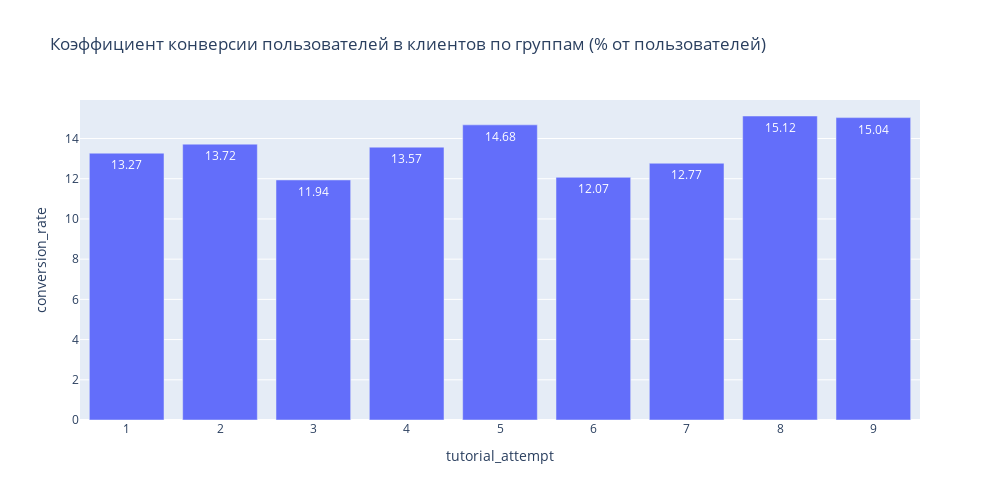

Notebook code cell kept with this figure:
### Code cell
import plotly
import plotly.express as px
fig_1 = px.bar(
    data_frame=grupped_df,
    x='tutorial_attempt',
    y='conversion_rate',
    text='conversion_rate',
    orientation='v',
    height=500, #высота
    width=1000, #ширина
    title= "Коэффициент конверсии пользователей в клиентов по группам (% от пользователей)"
)
display(fig_1)

### Figure 1 — Plotly figure (JSON) as saved in the notebook; plotly's stock layout.template omitted (floating-point values rounded to 4 significant figures)
{"data": [{"alignmentgroup": "True", "hovertemplate": "tutorial_attempt=%{x}<br>conversion_rate=%{text}<extra></extra>", "legendgroup": "", "marker": {"color": "#636efa", "pattern": {"shape": ""}}, "name": "", "offsetgroup": "", "orientation": "v", "showlegend": false, "text": [13.27, 13.72, 11.94, 13.57, 14.68, 12.07, 12.77, 15.12, 15.04], "textposition": "auto", "type": "bar", "x": [1, 2, 3, 4, 5, 6, 7, 8, 9], "xaxis": "x", "y": [13.27, 13.72, 11.94, 13.57, 14.68, 12.07, 12.77, 15.12, 15.04], "yaxis": "y"}], "layout": {"barmode": "relative", "height": 500, "legend": {"tracegroupgap": 0}, "title": {"text": "Коэффициент конверсии пользователей в клиентов по группам (% от пользователей)"}, "width": 1000, "xaxis": {"anchor": "y", "domain": [0, 1], "title": {"text": "tutorial_attempt"}}, "yaxis": {"anchor": "x", "domain": [0, 1], "title": {"text": "conversion_rate"}}}}
